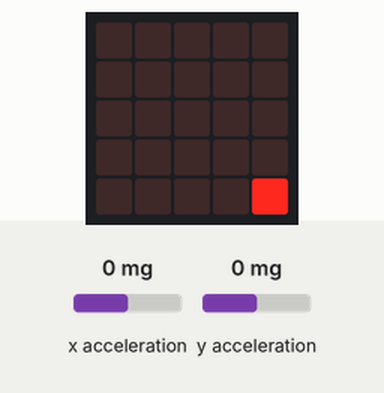
Recording of a program running on a simulated BBC micro:bit (MakeCode). On the bench: the board's 5×5 LED display. Inputs (shaded band) come from the test bench; at power-on: x acceleration 0 mg, y acceleration 0 mg.

Above: at 1.2 s.
1.3 s: x acceleration set to -135 mg
4.4 s: x acceleration set to -161 mg
At 5.6 s:
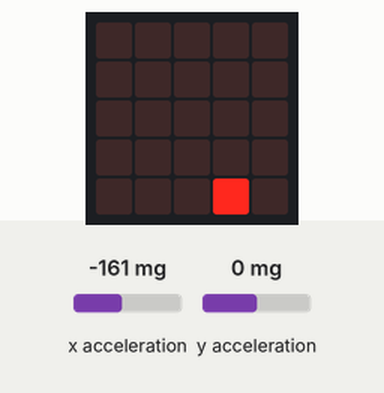
7.5 s: y acceleration set to -138 mg
9.5 s: y acceleration set to -160 mg
At 10.8 s:
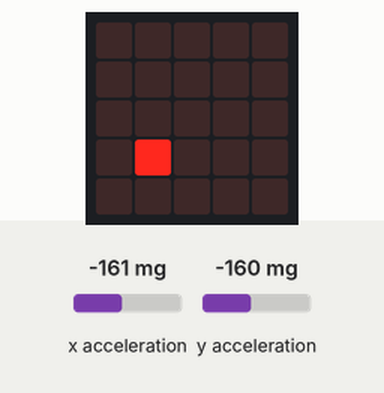
12.6 s: x acceleration set to 0 mg
At 14.4 s:
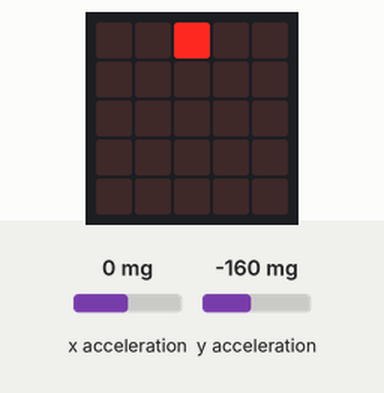
15.7 s: y acceleration set to 0 mg
At 17.5 s:
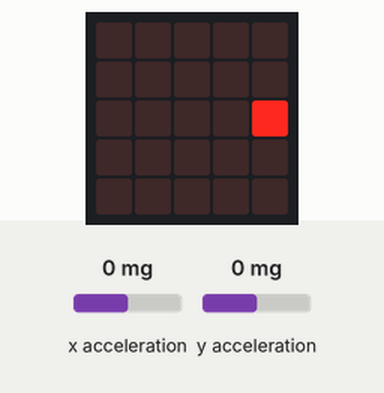

Measured:
- the behaviour switches between -150 and -151 mg on x acceleration (found by bisection; images 0 and 1)
- the behaviour switches between -150 and -151 mg on y acceleration (found by bisection; images 1 and 2)
- after the input at 4.4 s, the display: first differs from a run without the input after 0.80 s (image 1)
- after the input at 9.5 s, the display: first differs from a run without the input after 0.91 s (image 2)
- after the input at 12.6 s, the display: first differs from a run without the input after 1.5 s (image 3)
- after the input at 15.7 s, the display: first differs from a run without the input after 1.5 s (image 4)
- what the display in image 1 shows lasts 0.5 s, from 5.2 s to 5.7 s

The program:

main.ts
```typescript
let accX = 0
let accY = 0
let x = 2
let y = 2
basic.forever(function () {
    led.plot(x, y)
    accX = input.acceleration(Dimension.X)
    accY = input.acceleration(Dimension.Y)
    if (accX < -150 && x > 0) {
        x += -1
    } else if (accX < 150 && x < 4) {
        x += 1
    }
    if (accY < -150 && y > 0) {
        y += -1
    } else if (accY < 150 && y < 4) {
        y += 1
    }
    basic.pause(500)
    basic.clearScreen()
})
```

test.ts
```typescript
// Hier kann man Tests durchführen; diese Datei wird nicht kompiliert, wenn dieses Paket als Erweiterung verwendet wird.
```
